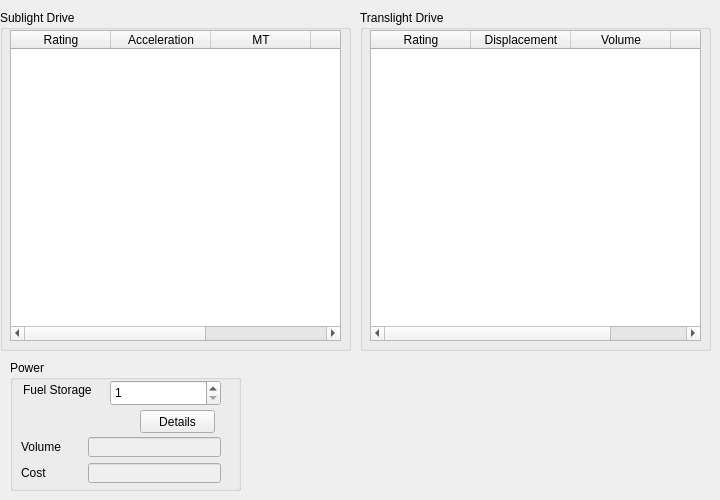
    <widget class="QWidget" name="drives_tab" >
     <attribute name="title" >
      <string>Drives</string>
     </attribute>
     <widget class="QGroupBox" name="groupBox_4" >
      <property name="geometry" >
       <rect>
        <x>0</x>
        <y>10</y>
        <width>351</width>
        <height>341</height>
       </rect>
      </property>
      <property name="title" >
       <string>Sublight Drive</string>
      </property>
      <widget class="QTableWidget" name="sublightDriveTableWidget" >
       <property name="geometry" >
        <rect>
         <x>10</x>
         <y>20</y>
         <width>331</width>
         <height>311</height>
        </rect>
       </property>
       <property name="selectionMode" >
        <enum>QAbstractItemView::SingleSelection</enum>
       </property>
       <property name="selectionBehavior" >
        <enum>QAbstractItemView::SelectRows</enum>
       </property>
       <column>
        <property name="text" >
         <string>Rating</string>
        </property>
       </column>
       <column>
        <property name="text" >
         <string>Acceleration</string>
        </property>
       </column>
       <column>
        <property name="text" >
         <string>MT</string>
        </property>
       </column>
       <column>
        <property name="text" >
         <string>Volume</string>
        </property>
       </column>
       <column>
        <property name="text" >
         <string>Cost</string>
        </property>
       </column>
      </widget>
     </widget>
     <widget class="QGroupBox" name="groupBox_6" >
      <property name="geometry" >
       <rect>
        <x>10</x>
        <y>360</y>
        <width>231</width>
        <height>131</height>
       </rect>
      </property>
      <property name="title" >
       <string>Power</string>
      </property>
      <widget class="QPushButton" name="powerDetailsPushButton" >
       <property name="geometry" >
        <rect>
         <x>130</x>
         <y>50</y>
         <width>75</width>
         <height>23</height>
        </rect>
       </property>
       <property name="text" >
        <string>Details</string>
       </property>
      </widget>
      <widget class="QLineEdit" name="powerCostLineEdit" >
       <property name="enabled" >
        <bool>false</bool>
       </property>
       <property name="geometry" >
        <rect>
         <x>78</x>
         <y>103</y>
         <width>133</width>
         <height>20</height>
        </rect>
       </property>
       <property name="toolTip" >
        <string>Rating * Category # * Category # * 500 + 50K</string>
       </property>
       <property name="readOnly" >
        <bool>true</bool>
       </property>
      </widget>
      <widget class="QLabel" name="label_12" >
       <property name="geometry" >
        <rect>
         <x>11</x>
         <y>103</y>
         <width>61</width>
         <height>20</height>
        </rect>
       </property>
       <property name="text" >
        <string>Cost</string>
       </property>
      </widget>
      <widget class="QLabel" name="label_11" >
       <property name="geometry" >
        <rect>
         <x>11</x>
         <y>77</y>
         <width>61</width>
         <height>20</height>
        </rect>
       </property>
       <property name="text" >
        <string>Volume</string>
       </property>
      </widget>
      <widget class="QLineEdit" name="powerVolumeLineEdit" >
       <property name="enabled" >
        <bool>false</bool>
       </property>
       <property name="geometry" >
        <rect>
         <x>78</x>
         <y>77</y>
         <width>133</width>
         <height>20</height>
        </rect>
       </property>
       <property name="toolTip" >
        <string>Rating * Category # * Category #</string>
       </property>
       <property name="readOnly" >
        <bool>true</bool>
       </property>
      </widget>
      <widget class="QLabel" name="label_16" >
       <property name="geometry" >
        <rect>
         <x>13</x>
         <y>20</y>
         <width>72</width>
         <height>20</height>
        </rect>
       </property>
       <property name="text" >
        <string>Fuel Storage</string>
       </property>
      </widget>
      <widget class="QSpinBox" name="fuelStorageSpinBox" >
       <property name="geometry" >
        <rect>
         <x>100</x>
         <y>20</y>
         <width>111</width>
         <height>26</height>
        </rect>
       </property>
       <property name="minimum" >
        <number>1</number>
       </property>
       <property name="maximum" >
        <number>99999</number>
       </property>
      </widget>
     </widget>
     <widget class="QGroupBox" name="groupBox_13" >
      <property name="geometry" >
       <rect>
        <x>360</x>
        <y>10</y>
        <width>351</width>
        <height>341</height>
       </rect>
      </property>
      <property name="title" >
       <string>Translight Drive</string>
      </property>
      <widget class="QTableWidget" name="translightDriveTableWidget" >
       <property name="geometry" >
        <rect>
         <x>10</x>
         <y>20</y>
         <width>331</width>
         <height>311</height>
        </rect>
       </property>
       <property name="selectionMode" >
        <enum>QAbstractItemView::SingleSelection</enum>
       </property>
       <property name="selectionBehavior" >
        <enum>QAbstractItemView::SelectRows</enum>
       </property>
       <column>
        <property name="text" >
         <string>Rating</string>
        </property>
       </column>
       <column>
        <property name="text" >
         <string>Displacement</string>
        </property>
       </column>
       <column>
        <property name="text" >
         <string>Volume</string>
        </property>
       </column>
       <column>
        <property name="text" >
         <string>Cost</string>
        </property>
       </column>
      </widget>
     </widget>
    </widget>
